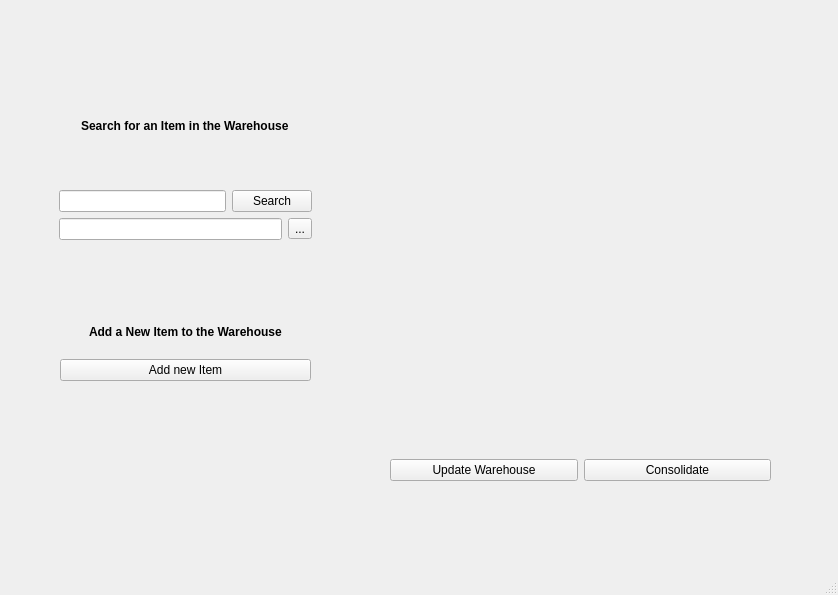
<?xml version="1.0" encoding="UTF-8"?>
<ui version="4.0">
 <class>MainWindow</class>
 <widget class="QMainWindow" name="MainWindow">
  <property name="geometry">
   <rect>
    <x>0</x>
    <y>0</y>
    <width>838</width>
    <height>595</height>
   </rect>
  </property>
  <property name="windowTitle">
   <string>MainWindow</string>
  </property>
  <widget class="QWidget" name="centralwidget">
   <widget class="QWidget" name="widget" native="true">
    <property name="geometry">
     <rect>
      <x>50</x>
      <y>60</y>
      <width>271</width>
      <height>331</height>
     </rect>
    </property>
    <widget class="QWidget" name="verticalLayoutWidget">
     <property name="geometry">
      <rect>
       <x>9</x>
       <y>9</y>
       <width>253</width>
       <height>171</height>
      </rect>
     </property>
     <layout class="QVBoxLayout" name="verticalLayout">
      <item alignment="Qt::AlignHCenter|Qt::AlignVCenter">
       <widget class="QLabel" name="label">
        <property name="font">
         <font>
          <pointsize>9</pointsize>
          <weight>75</weight>
          <bold>true</bold>
         </font>
        </property>
        <property name="text">
         <string>Search for an Item in the Warehouse</string>
        </property>
       </widget>
      </item>
      <item>
       <layout class="QHBoxLayout" name="horizontalLayout">
        <item>
         <widget class="QLineEdit" name="lineEdit"/>
        </item>
        <item>
         <widget class="QPushButton" name="pushButton">
          <property name="text">
           <string>Search</string>
          </property>
         </widget>
        </item>
       </layout>
      </item>
      <item>
       <layout class="QHBoxLayout" name="horizontalLayout_2">
        <item>
         <widget class="QLineEdit" name="lineEdit_2"/>
        </item>
        <item>
         <widget class="QToolButton" name="toolButton">
          <property name="text">
           <string>...</string>
          </property>
         </widget>
        </item>
       </layout>
      </item>
     </layout>
    </widget>
    <widget class="QWidget" name="verticalLayoutWidget_2">
     <property name="geometry">
      <rect>
       <x>10</x>
       <y>250</y>
       <width>251</width>
       <height>71</height>
      </rect>
     </property>
     <layout class="QVBoxLayout" name="verticalLayout_2">
      <item alignment="Qt::AlignHCenter">
       <widget class="QLabel" name="label_2">
        <property name="font">
         <font>
          <pointsize>9</pointsize>
          <weight>75</weight>
          <bold>true</bold>
         </font>
        </property>
        <property name="text">
         <string>Add a New Item to the Warehouse</string>
        </property>
       </widget>
      </item>
      <item>
       <widget class="QPushButton" name="pushButton_4">
        <property name="text">
         <string>Add new Item</string>
        </property>
       </widget>
      </item>
     </layout>
    </widget>
    <zorder>verticalLayoutWidget</zorder>
    <zorder>verticalLayoutWidget_2</zorder>
    <zorder>label_2</zorder>
   </widget>
   <widget class="QWidget" name="widget_2" native="true">
    <property name="geometry">
     <rect>
      <x>360</x>
      <y>50</y>
      <width>431</width>
      <height>381</height>
     </rect>
    </property>
   </widget>
   <widget class="QWidget" name="horizontalLayoutWidget_3">
    <property name="geometry">
     <rect>
      <x>390</x>
      <y>440</y>
      <width>381</width>
      <height>61</height>
     </rect>
    </property>
    <layout class="QHBoxLayout" name="horizontalLayout_4">
     <item>
      <widget class="QPushButton" name="pushButton_2">
       <property name="text">
        <string>Update Warehouse</string>
       </property>
      </widget>
     </item>
     <item>
      <widget class="QPushButton" name="pushButton_3">
       <property name="text">
        <string>Consolidate</string>
       </property>
      </widget>
     </item>
    </layout>
   </widget>
  </widget>
  <widget class="QMenuBar" name="menubar">
   <property name="geometry">
    <rect>
     <x>0</x>
     <y>0</y>
     <width>838</width>
     <height>36</height>
    </rect>
   </property>
  </widget>
  <widget class="QStatusBar" name="statusbar"/>
 </widget>
 <resources/>
 <connections/>
</ui>
